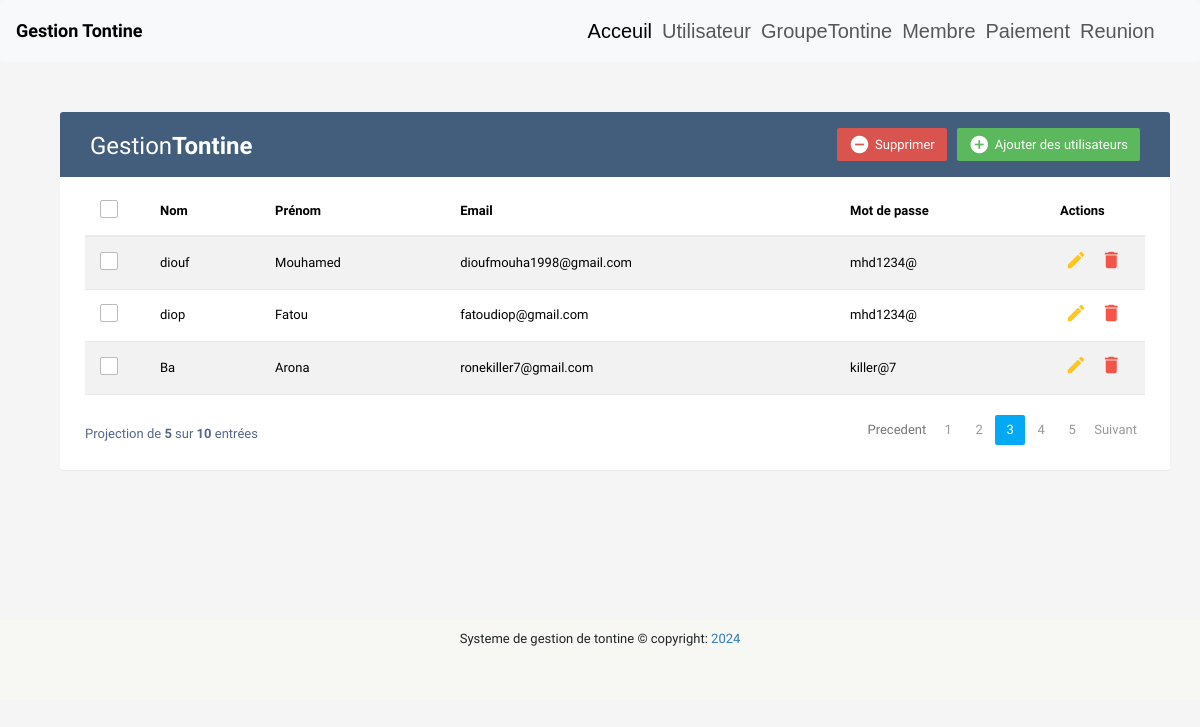
The page /utilisateur/ on the database its author committed.
### Tontine/models.py (models this page shows, shortened)
class Utilisateurs(models.Model):
    nom = models.CharField(max_length = 100)
    prenom =models.CharField(max_length = 100)
    email =models.EmailField(max_length = 100,null=True,blank=True)
    Mot_de_passe = models.CharField(max_length = 100)

### Tontine/views.py (the view)
# urls.py: path("utilisateur/",Utilisateur, name= "utilisateur"),
def Utilisateur(request):
    empdata = Utilisateurs.objects.all()
    context ={
        'emp':empdata,
    }
    return render(request, "utilisateur.html",context)

### templates/utilisateur.html (shortened to what this page needs)
{% extends "Base.html" %}
{% block content%}
<!DOCTYPE html>
<html lang="en">
<head>
<link rel="stylesheet" href="https://maxcdn.bootstrapcdn.com/font-awesome/4.7.0/css/font-awesome.min.css">
<link rel="stylesheet" href="https://maxcdn.bootstrapcdn.com/bootstrap/3.3.7/css/bootstrap.min.css">
  <body>
    <div class="container">
        <div class="table-wrapper">
            <div class="table-title">
                <div class="row">
                    <div class="col-sm-6">
						<h2>Gestion<b>Tontine</b></h2>
					</div>
					<div class="col-sm-6">
						<a href="#addEmployeeModal" class="btn btn-success" data-toggle="modal"><i class="material-icons">&#xE147;</i> <span>Ajouter des utilisateurs</span></a>
						<a href="#deleteEmployeeModal" class="btn btn-danger" data-toggle="modal"><i class="material-icons">&#xE15C;</i> <span>Supprimer</span></a>
					</div>
                </div>
            </div>
            <table class="table table-striped table-hover">
                <thead>
                    <tr>
						<th>
							<span class="custom-checkbox">
								<label for="selectAll"></label>
							</span>
						</th>
                        <th>Nom</th>
                        <th>Prénom</th>
                        <th>Email</th>
                        <th>Mot de passe</th>
                        <th>Actions</th>
                    </tr>
                </thead>
                <tbody>
                    {% for i in emp %}
                    <tr>
						<td>
							<span class="custom-checkbox">
								<label for="checkbox1"></label>
							</span>
						</td>
                        <td>{{i.nom}}</td>
                        <td>{{i.prenom}}</td>
                        <td>{{i.email}}</td>
                        <td>{{i.Mot_de_passe}}</td>
                        <td>
                            <a href="#editEmployeeModal-{{ forloop.counter}}" class="edit" data-toggle="modal"><i class="material-icons" data-toggle="tooltip" title="Modifier">&#xE254;</i></a>
                            <a href="#deleteEmployeeModal-{{ forloop.counter}}" class="delete" data-toggle="modal"><i class="material-icons" data-toggle="tooltip" title="Supprimer">&#xE872;</i></a>
                        </td>
                    </tr>
                   {% endfor %}
                </tbody>
            </table>
			<div class="clearfix">
                <div class="hint-text">Projection de <b>5</b> sur <b>10</b> entrées</div>
                <ul class="pagination">
                    <li class="page-item disabled"><a href="#">Precedent</a></li>
                    <li class="page-item"><a href="#" class="page-link">1</a></li>
                    <li class="page-item"><a href="#" class="page-link">2</a></li>
                    <li class="page-item active"><a href="#" class="page-link">3</a></li>
                    <li class="page-item"><a href="#" class="page-link">4</a></li>
                    <li class="page-item"><a href="#" class="page-link">5</a></li>
                    <li class="page-item"><a href="#" class="page-link">Suivant</a></li>
                </ul>
            </div>
        </div>
    </div>
</body>
</html>
{% endblock %}

### templates/utilisateur.html (style rules this page uses)
body { color: #566787; background: #f5f5f5; font-family: 'Varela Round', sans-serif; font-size: 13px; }
.table-wrapper { background: #fff; padding: 20px 25px; margin: 30px 0; border-radius: 3px; box-shadow: 0 1px 1px rgba(0,0,0,.05); }
.table-title { padding-bottom: 15px; background: #435d7d; color: #fff; padding: 16px 30px; margin: -20px -25px 10px; border-radius: 3px 3px 0 0; }
.table-title h2 { margin: 5px 0 0; font-size: 24px; }
.table-title .btn { color: #fff; float: right; font-size: 13px; border: none; min-width: 50px; border-radius: 2px; border: none; outline: none !important; margin-left: 10px; }
.table-title .btn i { float: left; font-size: 21px; margin-right: 5px; }
.table-title .btn span { float: left; margin-top: 2px; }
table.table tr th, table.table tr td { border-color: #e9e9e9; padding: 12px 15px; vertical-align: middle; }
table.table tr th:first-child { width: 60px; }
table.table tr th:last-child { width: 100px; }
table.table-striped tbody tr:nth-of-type(odd) { background-color: #fcfcfc; }
table.table td:last-child i { opacity: 0.9; font-size: 22px; margin: 0 5px; }
table.table td a { font-weight: bold; color: #566787; display: inline-block; text-decoration: none; outline: none !important; }
table.table td a.edit { color: #FFC107; }
table.table td a.delete { color: #F44336; }
table.table td i { font-size: 19px; }
.pagination { float: right; margin: 0 0 5px; }
.pagination li a { border: none; font-size: 13px; min-width: 30px; min-height: 30px; color: #999; margin: 0 2px; line-height: 30px; border-radius: 2px !important; text-align: center; padding: 0 6px; }
.pagination li.active a, .pagination li.active a.page-link { background: #03A9F4; }
.hint-text { float: left; margin-top: 10px; font-size: 13px; }
.custom-checkbox { position: relative; }
.custom-checkbox label:before { width: 18px; height: 18px; }
.custom-checkbox label:before { content: ''; margin-right: 10px; display: inline-block; vertical-align: text-top; background: white; border: 1px solid #bbb; border-radius: 2px; box-sizing: border-box; z-index: 2; }

### rows shown on the page
Utilisateurs: nom "diouf", prenom "Mouhamed", email "dioufmouha1998@gmail.com", Mot_de_passe "mhd1234@"
Utilisateurs: nom "diop", prenom "Fatou", email "fatoudiop@gmail.com", Mot_de_passe "mhd1234@"
Utilisateurs: nom "Ba", prenom "Arona", email "ronekiller7@gmail.com", Mot_de_passe "killer@7"
